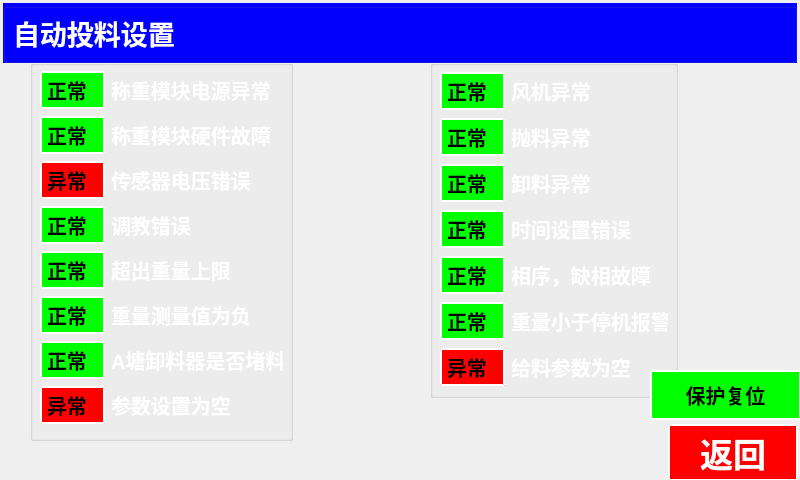
<?xml version="1.0" encoding="UTF-8"?>
<ui version="4.0">
 <class>Form_malfunction</class>
 <widget class="QWidget" name="Form_malfunction">
  <property name="geometry">
   <rect>
    <x>0</x>
    <y>0</y>
    <width>800</width>
    <height>480</height>
   </rect>
  </property>
  <property name="windowTitle">
   <string>Form</string>
  </property>
  <widget class="QGroupBox" name="groupBox_8">
   <property name="geometry">
    <rect>
     <x>3</x>
     <y>3</y>
     <width>794</width>
     <height>60</height>
    </rect>
   </property>
   <property name="styleSheet">
    <string notr="true">QGroupBox{ background-color:rgb(0, 0, 255);} 
QGroupBox{ margin-top:0px;}
QGroupBox:title {margin-top: 0px;}</string>
   </property>
   <property name="title">
    <string/>
   </property>
   <layout class="QGridLayout" name="gridLayout_8">
    <item row="0" column="0">
     <widget class="QLabel" name="label_15">
      <property name="font">
       <font>
        <pointsize>20</pointsize>
        <weight>75</weight>
        <bold>true</bold>
       </font>
      </property>
      <property name="styleSheet">
       <string notr="true">QLabel{color:rgb(255, 255, 255);}</string>
      </property>
      <property name="text">
       <string>自动投料设置</string>
      </property>
     </widget>
    </item>
    <item row="0" column="2">
     <widget class="DataTimeShow" name="label_Date">
      <property name="font">
       <font>
        <pointsize>15</pointsize>
        <weight>75</weight>
        <bold>true</bold>
       </font>
      </property>
      <property name="styleSheet">
       <string notr="true">QLabel{color:rgb(255, 255, 255);}</string>
      </property>
      <property name="text">
       <string/>
      </property>
     </widget>
    </item>
    <item row="0" column="1">
     <spacer name="horizontalSpacer_3">
      <property name="orientation">
       <enum>Qt::Horizontal</enum>
      </property>
      <property name="sizeHint" stdset="0">
       <size>
        <width>279</width>
        <height>20</height>
       </size>
      </property>
     </spacer>
    </item>
   </layout>
  </widget>
  <widget class="QGroupBox" name="groupBox">
   <property name="geometry">
    <rect>
     <x>30</x>
     <y>60</y>
     <width>263</width>
     <height>381</height>
    </rect>
   </property>
   <property name="styleSheet">
    <string notr="true">QGroupBox{ margin-top:0px;}
QGroupBox:title {margin-top: 0px;}</string>
   </property>
   <property name="title">
    <string/>
   </property>
   <layout class="QGridLayout" name="gridLayout">
    <item row="1" column="0">
     <widget class="QLabel" name="label_3">
      <property name="minimumSize">
       <size>
        <width>65</width>
        <height>38</height>
       </size>
      </property>
      <property name="maximumSize">
       <size>
        <width>65</width>
        <height>38</height>
       </size>
      </property>
      <property name="font">
       <font>
        <pointsize>15</pointsize>
        <weight>75</weight>
        <bold>true</bold>
       </font>
      </property>
      <property name="styleSheet">
       <string notr="true">QLabel{color:rgb(0, 0, 0);
background-color:rgb(0,255, 0);
 border-style: outset;
                           	border-width: 2px;
	                         border-color: white;}</string>
      </property>
      <property name="text">
       <string>正常</string>
      </property>
     </widget>
    </item>
    <item row="7" column="0">
     <widget class="QLabel" name="label_16">
      <property name="minimumSize">
       <size>
        <width>65</width>
        <height>38</height>
       </size>
      </property>
      <property name="maximumSize">
       <size>
        <width>65</width>
        <height>38</height>
       </size>
      </property>
      <property name="font">
       <font>
        <pointsize>15</pointsize>
        <weight>75</weight>
        <bold>true</bold>
       </font>
      </property>
      <property name="styleSheet">
       <string notr="true">QLabel{color:rgb(0, 0, 0);
background-color:rgb(255,0, 0);
 border-style: outset;
                           	border-width: 2px;
	                         border-color: white;}</string>
      </property>
      <property name="text">
       <string>异常</string>
      </property>
     </widget>
    </item>
    <item row="4" column="1">
     <widget class="QLabel" name="label_21">
      <property name="font">
       <font>
        <pointsize>15</pointsize>
        <weight>75</weight>
        <bold>true</bold>
       </font>
      </property>
      <property name="styleSheet">
       <string notr="true">QLabel{color:rgb(255, 255, 255);}</string>
      </property>
      <property name="text">
       <string>超出重量上限</string>
      </property>
     </widget>
    </item>
    <item row="7" column="1">
     <widget class="QLabel" name="label_24">
      <property name="font">
       <font>
        <pointsize>15</pointsize>
        <weight>75</weight>
        <bold>true</bold>
       </font>
      </property>
      <property name="styleSheet">
       <string notr="true">QLabel{color:rgb(255, 255, 255);}</string>
      </property>
      <property name="text">
       <string>参数设置为空</string>
      </property>
     </widget>
    </item>
    <item row="5" column="1">
     <widget class="QLabel" name="label_22">
      <property name="font">
       <font>
        <pointsize>15</pointsize>
        <weight>75</weight>
        <bold>true</bold>
       </font>
      </property>
      <property name="styleSheet">
       <string notr="true">QLabel{color:rgb(255, 255, 255);}</string>
      </property>
      <property name="text">
       <string>重量测量值为负</string>
      </property>
     </widget>
    </item>
    <item row="5" column="0">
     <widget class="QLabel" name="label_6">
      <property name="minimumSize">
       <size>
        <width>65</width>
        <height>38</height>
       </size>
      </property>
      <property name="maximumSize">
       <size>
        <width>65</width>
        <height>38</height>
       </size>
      </property>
      <property name="font">
       <font>
        <pointsize>15</pointsize>
        <weight>75</weight>
        <bold>true</bold>
       </font>
      </property>
      <property name="styleSheet">
       <string notr="true">QLabel{color:rgb(0, 0, 0);
background-color:rgb(0,255, 0);
 border-style: outset;
                           	border-width: 2px;
	                         border-color: white;}</string>
      </property>
      <property name="text">
       <string>正常</string>
      </property>
     </widget>
    </item>
    <item row="6" column="1">
     <widget class="QLabel" name="label_23">
      <property name="font">
       <font>
        <pointsize>15</pointsize>
        <weight>75</weight>
        <bold>true</bold>
       </font>
      </property>
      <property name="styleSheet">
       <string notr="true">QLabel{color:rgb(255, 255, 255);}</string>
      </property>
      <property name="text">
       <string>A塘卸料器是否堵料</string>
      </property>
     </widget>
    </item>
    <item row="0" column="0">
     <widget class="QLabel" name="label_2">
      <property name="minimumSize">
       <size>
        <width>65</width>
        <height>38</height>
       </size>
      </property>
      <property name="maximumSize">
       <size>
        <width>65</width>
        <height>38</height>
       </size>
      </property>
      <property name="font">
       <font>
        <pointsize>15</pointsize>
        <weight>75</weight>
        <bold>true</bold>
       </font>
      </property>
      <property name="styleSheet">
       <string notr="true">QLabel{color:rgb(0, 0, 0);
background-color:rgb(0,255, 0);
 border-style: outset;
                           	border-width: 2px;
	                         border-color: white;}</string>
      </property>
      <property name="text">
       <string>正常</string>
      </property>
     </widget>
    </item>
    <item row="2" column="1">
     <widget class="QLabel" name="label_19">
      <property name="font">
       <font>
        <pointsize>15</pointsize>
        <weight>75</weight>
        <bold>true</bold>
       </font>
      </property>
      <property name="styleSheet">
       <string notr="true">QLabel{color:rgb(255, 255, 255);}</string>
      </property>
      <property name="text">
       <string>传感器电压错误</string>
      </property>
     </widget>
    </item>
    <item row="2" column="0">
     <widget class="QLabel" name="label_14">
      <property name="minimumSize">
       <size>
        <width>65</width>
        <height>38</height>
       </size>
      </property>
      <property name="maximumSize">
       <size>
        <width>65</width>
        <height>38</height>
       </size>
      </property>
      <property name="font">
       <font>
        <pointsize>15</pointsize>
        <weight>75</weight>
        <bold>true</bold>
       </font>
      </property>
      <property name="styleSheet">
       <string notr="true">QLabel{color:rgb(0, 0, 0);
background-color:rgb(255,0, 0);
 border-style: outset;
                           	border-width: 2px;
	                         border-color: white;}</string>
      </property>
      <property name="text">
       <string>异常</string>
      </property>
     </widget>
    </item>
    <item row="6" column="0">
     <widget class="QLabel" name="label_7">
      <property name="minimumSize">
       <size>
        <width>65</width>
        <height>38</height>
       </size>
      </property>
      <property name="maximumSize">
       <size>
        <width>65</width>
        <height>38</height>
       </size>
      </property>
      <property name="font">
       <font>
        <pointsize>15</pointsize>
        <weight>75</weight>
        <bold>true</bold>
       </font>
      </property>
      <property name="styleSheet">
       <string notr="true">QLabel{color:rgb(0, 0, 0);
background-color:rgb(0,255, 0);
 border-style: outset;
                           	border-width: 2px;
	                         border-color: white;}</string>
      </property>
      <property name="text">
       <string>正常</string>
      </property>
     </widget>
    </item>
    <item row="1" column="1">
     <widget class="QLabel" name="label_18">
      <property name="font">
       <font>
        <pointsize>15</pointsize>
        <weight>75</weight>
        <bold>true</bold>
       </font>
      </property>
      <property name="styleSheet">
       <string notr="true">QLabel{color:rgb(255, 255, 255);}</string>
      </property>
      <property name="text">
       <string>称重模块硬件故障</string>
      </property>
     </widget>
    </item>
    <item row="3" column="0">
     <widget class="QLabel" name="label_4">
      <property name="minimumSize">
       <size>
        <width>65</width>
        <height>38</height>
       </size>
      </property>
      <property name="maximumSize">
       <size>
        <width>65</width>
        <height>38</height>
       </size>
      </property>
      <property name="font">
       <font>
        <pointsize>15</pointsize>
        <weight>75</weight>
        <bold>true</bold>
       </font>
      </property>
      <property name="styleSheet">
       <string notr="true">QLabel{color:rgb(0, 0, 0);
background-color:rgb(0,255, 0);
 border-style: outset;
                           	border-width: 2px;
	                         border-color: white;}</string>
      </property>
      <property name="text">
       <string>正常</string>
      </property>
     </widget>
    </item>
    <item row="4" column="0">
     <widget class="QLabel" name="label_5">
      <property name="minimumSize">
       <size>
        <width>65</width>
        <height>38</height>
       </size>
      </property>
      <property name="maximumSize">
       <size>
        <width>65</width>
        <height>38</height>
       </size>
      </property>
      <property name="font">
       <font>
        <pointsize>15</pointsize>
        <weight>75</weight>
        <bold>true</bold>
       </font>
      </property>
      <property name="styleSheet">
       <string notr="true">QLabel{color:rgb(0, 0, 0);
background-color:rgb(0,255, 0);
 border-style: outset;
                           	border-width: 2px;
	                         border-color: white;}</string>
      </property>
      <property name="text">
       <string>正常</string>
      </property>
     </widget>
    </item>
    <item row="3" column="1">
     <widget class="QLabel" name="label_20">
      <property name="font">
       <font>
        <pointsize>15</pointsize>
        <weight>75</weight>
        <bold>true</bold>
       </font>
      </property>
      <property name="styleSheet">
       <string notr="true">QLabel{color:rgb(255, 255, 255);}</string>
      </property>
      <property name="text">
       <string>调教错误</string>
      </property>
     </widget>
    </item>
    <item row="0" column="1">
     <widget class="QLabel" name="label">
      <property name="font">
       <font>
        <pointsize>15</pointsize>
        <weight>75</weight>
        <bold>true</bold>
       </font>
      </property>
      <property name="styleSheet">
       <string notr="true">QLabel{color:rgb(255, 255, 255);}</string>
      </property>
      <property name="text">
       <string>称重模块电源异常</string>
      </property>
     </widget>
    </item>
   </layout>
  </widget>
  <widget class="QGroupBox" name="groupBox_2">
   <property name="geometry">
    <rect>
     <x>430</x>
     <y>60</y>
     <width>248</width>
     <height>338</height>
    </rect>
   </property>
   <property name="styleSheet">
    <string notr="true">QGroupBox{ margin-top:0px;}
QGroupBox:title {margin-top: 0px;}</string>
   </property>
   <property name="title">
    <string/>
   </property>
   <layout class="QGridLayout" name="gridLayout_2">
    <item row="0" column="0">
     <widget class="QLabel" name="label_13">
      <property name="minimumSize">
       <size>
        <width>65</width>
        <height>38</height>
       </size>
      </property>
      <property name="maximumSize">
       <size>
        <width>65</width>
        <height>38</height>
       </size>
      </property>
      <property name="font">
       <font>
        <pointsize>15</pointsize>
        <weight>75</weight>
        <bold>true</bold>
       </font>
      </property>
      <property name="styleSheet">
       <string notr="true">QLabel{color:rgb(0, 0, 0);
background-color:rgb(0,255, 0);
 border-style: outset;
                           	border-width: 2px;
	                         border-color: white;}</string>
      </property>
      <property name="text">
       <string>正常</string>
      </property>
     </widget>
    </item>
    <item row="0" column="1">
     <widget class="QLabel" name="label_29">
      <property name="font">
       <font>
        <pointsize>15</pointsize>
        <weight>75</weight>
        <bold>true</bold>
       </font>
      </property>
      <property name="styleSheet">
       <string notr="true">QLabel{color:rgb(255, 255, 255);}</string>
      </property>
      <property name="text">
       <string>风机异常</string>
      </property>
     </widget>
    </item>
    <item row="1" column="0">
     <widget class="QLabel" name="label_11">
      <property name="minimumSize">
       <size>
        <width>65</width>
        <height>38</height>
       </size>
      </property>
      <property name="maximumSize">
       <size>
        <width>65</width>
        <height>38</height>
       </size>
      </property>
      <property name="font">
       <font>
        <pointsize>15</pointsize>
        <weight>75</weight>
        <bold>true</bold>
       </font>
      </property>
      <property name="styleSheet">
       <string notr="true">QLabel{color:rgb(0, 0, 0);
background-color:rgb(0,255, 0);
 border-style: outset;
                           	border-width: 2px;
	                         border-color: white;}</string>
      </property>
      <property name="text">
       <string>正常</string>
      </property>
     </widget>
    </item>
    <item row="1" column="1">
     <widget class="QLabel" name="label_26">
      <property name="font">
       <font>
        <pointsize>15</pointsize>
        <weight>75</weight>
        <bold>true</bold>
       </font>
      </property>
      <property name="styleSheet">
       <string notr="true">QLabel{color:rgb(255, 255, 255);}</string>
      </property>
      <property name="text">
       <string>抛料异常</string>
      </property>
     </widget>
    </item>
    <item row="2" column="0">
     <widget class="QLabel" name="label_12">
      <property name="minimumSize">
       <size>
        <width>65</width>
        <height>38</height>
       </size>
      </property>
      <property name="maximumSize">
       <size>
        <width>65</width>
        <height>38</height>
       </size>
      </property>
      <property name="font">
       <font>
        <pointsize>15</pointsize>
        <weight>75</weight>
        <bold>true</bold>
       </font>
      </property>
      <property name="styleSheet">
       <string notr="true">QLabel{color:rgb(0, 0, 0);
background-color:rgb(0,255, 0);
 border-style: outset;
                           	border-width: 2px;
	                         border-color: white;}</string>
      </property>
      <property name="text">
       <string>正常</string>
      </property>
     </widget>
    </item>
    <item row="2" column="1">
     <widget class="QLabel" name="label_28">
      <property name="font">
       <font>
        <pointsize>15</pointsize>
        <weight>75</weight>
        <bold>true</bold>
       </font>
      </property>
      <property name="styleSheet">
       <string notr="true">QLabel{color:rgb(255, 255, 255);}</string>
      </property>
      <property name="text">
       <string>卸料异常</string>
      </property>
     </widget>
    </item>
    <item row="3" column="0">
     <widget class="QLabel" name="label_10">
      <property name="minimumSize">
       <size>
        <width>65</width>
        <height>38</height>
       </size>
      </property>
      <property name="maximumSize">
       <size>
        <width>65</width>
        <height>38</height>
       </size>
      </property>
      <property name="font">
       <font>
        <pointsize>15</pointsize>
        <weight>75</weight>
        <bold>true</bold>
       </font>
      </property>
      <property name="styleSheet">
       <string notr="true">QLabel{color:rgb(0, 0, 0);
background-color:rgb(0,255, 0);
 border-style: outset;
                           	border-width: 2px;
	                         border-color: white;}</string>
      </property>
      <property name="text">
       <string>正常</string>
      </property>
     </widget>
    </item>
    <item row="3" column="1">
     <widget class="QLabel" name="label_31">
      <property name="font">
       <font>
        <pointsize>15</pointsize>
        <weight>75</weight>
        <bold>true</bold>
       </font>
      </property>
      <property name="styleSheet">
       <string notr="true">QLabel{color:rgb(255, 255, 255);}</string>
      </property>
      <property name="text">
       <string>时间设置错误</string>
      </property>
     </widget>
    </item>
    <item row="4" column="0">
     <widget class="QLabel" name="label_9">
      <property name="minimumSize">
       <size>
        <width>65</width>
        <height>38</height>
       </size>
      </property>
      <property name="maximumSize">
       <size>
        <width>65</width>
        <height>38</height>
       </size>
      </property>
      <property name="font">
       <font>
        <pointsize>15</pointsize>
        <weight>75</weight>
        <bold>true</bold>
       </font>
      </property>
      <property name="styleSheet">
       <string notr="true">QLabel{color:rgb(0, 0, 0);
background-color:rgb(0,255, 0);
 border-style: outset;
                           	border-width: 2px;
	                         border-color: white;}</string>
      </property>
      <property name="text">
       <string>正常</string>
      </property>
     </widget>
    </item>
    <item row="4" column="1">
     <widget class="QLabel" name="label_30">
      <property name="font">
       <font>
        <pointsize>15</pointsize>
        <weight>75</weight>
        <bold>true</bold>
       </font>
      </property>
      <property name="styleSheet">
       <string notr="true">QLabel{color:rgb(255, 255, 255);}</string>
      </property>
      <property name="text">
       <string>相序，缺相故障</string>
      </property>
     </widget>
    </item>
    <item row="5" column="0">
     <widget class="QLabel" name="label_8">
      <property name="minimumSize">
       <size>
        <width>65</width>
        <height>38</height>
       </size>
      </property>
      <property name="maximumSize">
       <size>
        <width>65</width>
        <height>38</height>
       </size>
      </property>
      <property name="font">
       <font>
        <pointsize>15</pointsize>
        <weight>75</weight>
        <bold>true</bold>
       </font>
      </property>
      <property name="styleSheet">
       <string notr="true">QLabel{color:rgb(0, 0, 0);
background-color:rgb(0,255, 0);
 border-style: outset;
                           	border-width: 2px;
	                         border-color: white;}</string>
      </property>
      <property name="text">
       <string>正常</string>
      </property>
     </widget>
    </item>
    <item row="5" column="1">
     <widget class="QLabel" name="label_27">
      <property name="font">
       <font>
        <pointsize>15</pointsize>
        <weight>75</weight>
        <bold>true</bold>
       </font>
      </property>
      <property name="styleSheet">
       <string notr="true">QLabel{color:rgb(255, 255, 255);}</string>
      </property>
      <property name="text">
       <string>重量小于停机报警</string>
      </property>
     </widget>
    </item>
    <item row="6" column="0">
     <widget class="QLabel" name="label_17">
      <property name="minimumSize">
       <size>
        <width>65</width>
        <height>38</height>
       </size>
      </property>
      <property name="maximumSize">
       <size>
        <width>65</width>
        <height>38</height>
       </size>
      </property>
      <property name="font">
       <font>
        <pointsize>15</pointsize>
        <weight>75</weight>
        <bold>true</bold>
       </font>
      </property>
      <property name="styleSheet">
       <string notr="true">QLabel{color:rgb(0, 0, 0);
background-color:rgb(255,0, 0);
 border-style: outset;
                           	border-width: 2px;
	                         border-color: white;}</string>
      </property>
      <property name="text">
       <string>异常</string>
      </property>
     </widget>
    </item>
    <item row="6" column="1">
     <widget class="QLabel" name="label_25">
      <property name="font">
       <font>
        <pointsize>15</pointsize>
        <weight>75</weight>
        <bold>true</bold>
       </font>
      </property>
      <property name="styleSheet">
       <string notr="true">QLabel{color:rgb(255, 255, 255);}</string>
      </property>
      <property name="text">
       <string>给料参数为空</string>
      </property>
     </widget>
    </item>
   </layout>
  </widget>
  <widget class="QPushButton" name="btn_quit_2">
   <property name="geometry">
    <rect>
     <x>650</x>
     <y>370</y>
     <width>151</width>
     <height>50</height>
    </rect>
   </property>
   <property name="minimumSize">
    <size>
     <width>1</width>
     <height>1</height>
    </size>
   </property>
   <property name="maximumSize">
    <size>
     <width>1000</width>
     <height>1000</height>
    </size>
   </property>
   <property name="font">
    <font>
     <pointsize>15</pointsize>
     <weight>75</weight>
     <bold>true</bold>
    </font>
   </property>
   <property name="styleSheet">
    <string notr="true">QPushButton { background-color:rgb(0, 255, 0);} 
QPushButton:hover { background-color: rgb(0, 200, 0); }
QPushButton {color:rgb(0, 0, 0);
                             border-style: outset;
                           	border-width: 2px;
	                         border-color: white;}
</string>
   </property>
   <property name="text">
    <string>保护复位</string>
   </property>
  </widget>
  <widget class="QPushButton" name="btn_quit">
   <property name="geometry">
    <rect>
     <x>668</x>
     <y>424</y>
     <width>130</width>
     <height>57</height>
    </rect>
   </property>
   <property name="minimumSize">
    <size>
     <width>1</width>
     <height>1</height>
    </size>
   </property>
   <property name="maximumSize">
    <size>
     <width>1000</width>
     <height>1000</height>
    </size>
   </property>
   <property name="font">
    <font>
     <pointsize>25</pointsize>
     <weight>75</weight>
     <bold>true</bold>
    </font>
   </property>
   <property name="styleSheet">
    <string notr="true">QPushButton { background-color:rgb(255, 0, 0);} 
QPushButton:hover { background-color: rgb(255, 50, 0); }
QPushButton {color:rgb(255, 255, 255);
                             border-style: outset;
                           	border-width: 2px;
	                         border-color: white;}
</string>
   </property>
   <property name="text">
    <string>返回</string>
   </property>
  </widget>
 </widget>
 <customwidgets>
  <customwidget>
   <class>DataTimeShow</class>
   <extends>QLabel</extends>
   <header>datatimeshow.h</header>
  </customwidget>
 </customwidgets>
 <resources/>
 <connections>
  <connection>
   <sender>btn_quit</sender>
   <signal>clicked()</signal>
   <receiver>Form_malfunction</receiver>
   <slot>close()</slot>
   <hints>
    <hint type="sourcelabel">
     <x>528</x>
     <y>457</y>
    </hint>
    <hint type="destinationlabel">
     <x>333</x>
     <y>249</y>
    </hint>
   </hints>
  </connection>
 </connections>
</ui>
